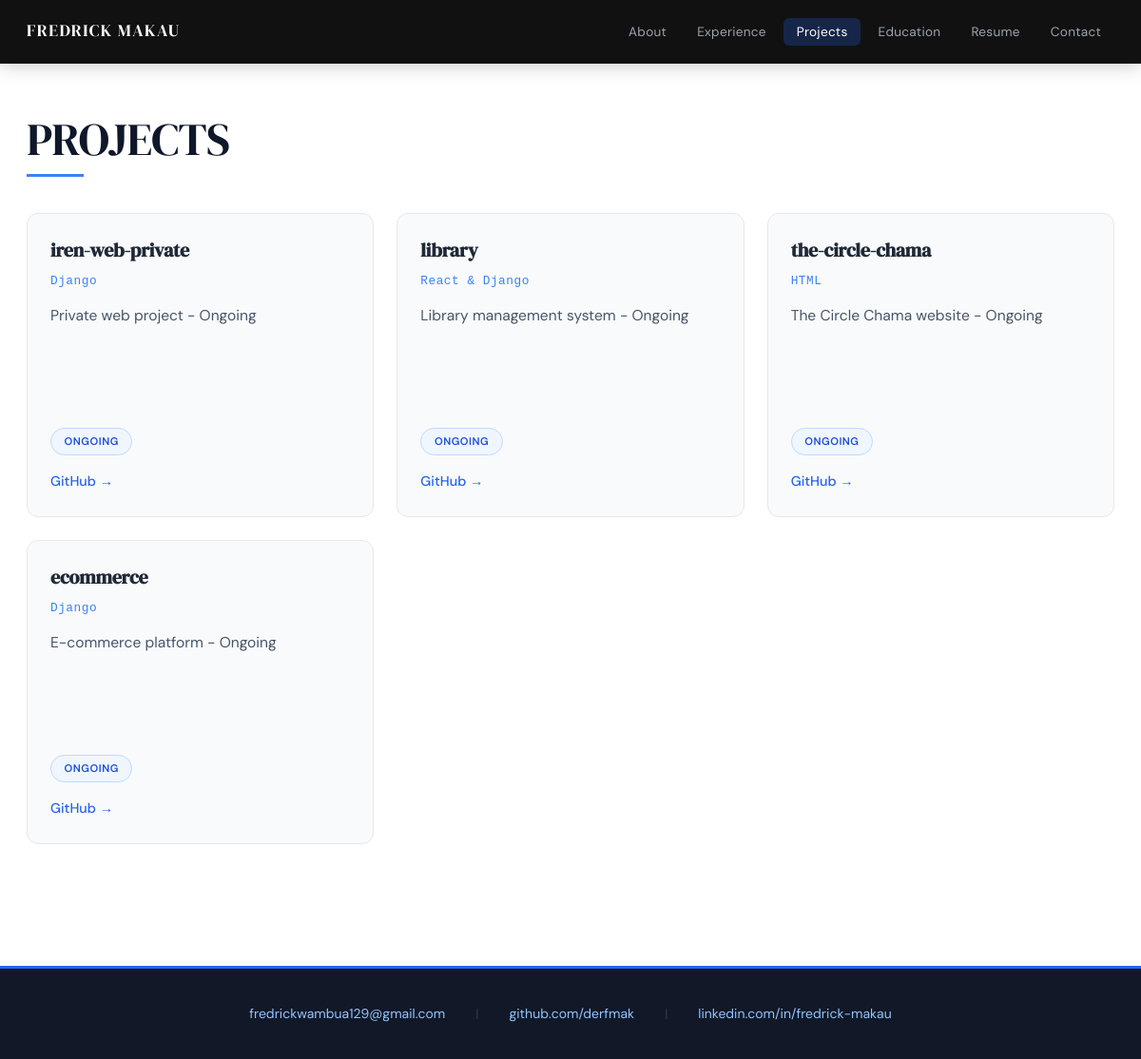
/projects/, run on the app's committed database.
### core/models.py (models this page shows)
class Project(models.Model):
    STATUS_CHOICES = [
        ('ongoing', 'Ongoing'),
        ('completed', 'Completed'),
    ]
    title = models.CharField(max_length=200)
    description = models.TextField(max_length=300)
    full_description = models.TextField(blank=True)
    image = models.ImageField(upload_to='projects/', blank=True, null=True)
    link = models.URLField(blank=True)
    github_link = models.URLField(blank=True)
    tech_stack = models.CharField(max_length=300)
    status = models.CharField(max_length=20, choices=STATUS_CHOICES, default='ongoing')
    featured = models.BooleanField(default=False)
    order = models.PositiveIntegerField(default=0)
    created_at = models.DateTimeField(auto_now_add=True)
    class Meta:
        ordering = ['order', '-created_at']

### core/views.py (the view)
def projects(request):
    projects_list = Project.objects.all()
    paginator = Paginator(projects_list, 8)
    page = request.GET.get('page')
    projects = paginator.get_page(page)
    return render(request, 'projects.html', {'projects': projects})

### templates/projects.html (shortened to what this page needs)
{% extends 'base.html' %}
{% load static %}
{% block content %}
<section class="projects-page">
    <h1 class="page-title">PROJECTS</h1>
    <div class="projects-grid">
        {% for project in projects %}
        <div class="project-tile {% if project.featured %}featured{% endif %}">
            <h3>{{ project.title }}</h3>
            <div class="project-tech">{{ project.tech_stack }}</div>
            <p class="project-description">{{ project.description }}</p>
            <div class="project-status">
                <span class="status-badge {% if project.status == 'ongoing' %}status-ongoing{% else %}status-completed{% endif %}">
                    {{ project.status|title }}
                </span>
            </div>
            <div class="project-links">
                {% if project.github_link %}
                    <a href="{{ project.github_link }}" target="_blank" class="project-link">GitHub →</a>
                {% endif %}
            </div>
        </div>
        {% empty %}
            <div class="empty-tile"></div>
            <div class="empty-tile"></div>
            <div class="empty-tile"></div>
            <div class="empty-tile"></div>
        {% endfor %}
    </div>
</section>
{% endblock %}

### static/css/style.css (style rules this page uses)
:root { --white: #ffffff; --off-white: #f8f9fb; --black: #0a0a0a; --navy: #111827; --blue-primary: #2563eb; --blue-light: #3b82f6; --blue-faint: #eff6ff; --blue-mid: #dbeafe; --text-primary: #0f172a; --text-secondary: #475569; --text-muted: #94a3b8; --border: #e2e8f0; --border-strong: #cbd5e1; --shadow-sm: 0 1px 3px rgba(0,0,0,0.06), 0 1px 2px rgba(0,0,0,0.04); --shadow-md: 0 4px 16px rgba(0,0,0,0.08), 0 2px 6px rgba(0,0,0,0.04); --shadow-lg: 0 12px 40px rgba(0,0,0,0.1), 0 4px 12px rgba(0,0,0,0.06); --transition-speed: 0.3s; --container-width: 1200px; --card-gray: #f8f9fb; --border-light: #e2e8f0; }
*, *::before, *::after { margin: 0; padding: 0; box-sizing: border-box; }
html { scroll-behavior: smooth; }
body { font-family: 'DM Sans', system-ui, sans-serif; background-color: var(--white); color: var(--text-primary); line-height: 1.65; min-height: 100vh; display: flex; flex-direction: column; -webkit-font-smoothing: antialiased; opacity: 0; animation: pageReveal 0.5s ease 0.05s forwards; }
a { color: inherit; text-decoration: none; }
.main-content > *:nth-child(1) { animation: fadeIn 0.5s cubic-bezier(0.22,1,0.36,1) 0.1s both; }
.main-content h1, .main-content h2, .main-content h3 { font-family: 'DM Serif Display', Georgia, serif; font-weight: 400; color: var(--text-primary); line-height: 1.2; letter-spacing: -0.01em; }
.main-content h1 { font-size: clamp(2rem, 4vw, 3rem); }
.main-content h3 { font-size: 1.15rem; }
.main-content p { color: var(--text-secondary); font-size: 0.975rem; line-height: 1.8; }
.main-content a:not(.btn):not(.nav-link):not(.contact-link) { color: var(--blue-primary); transition: color var(--transition-speed) ease; }
.project-status { margin: 0.5rem 0 1rem; }
.status-badge { display: inline-block; padding: 0.25rem 0.75rem; border-radius: 20px; font-size: 0.72rem; font-weight: 600; text-transform: uppercase; letter-spacing: 0.06em; }
.status-ongoing { background: #fef3c7; color: #92400e; border: 1px solid #fcd34d; }

### templates/projects.html (style rules this page uses)
.projects-page { max-width: 1200px; margin: 0 auto; }
.page-title { font-size: 2.5rem; font-weight: 700; margin-bottom: 3rem; color: #1f2937; position: relative; display: inline-block; }
.page-title::after { content: ''; position: absolute; bottom: -10px; left: 0; width: 60px; height: 3px; background: #3b82f6; }
.projects-grid { display: grid; grid-template-columns: repeat(4, 1fr); gap: 1.5rem; margin-bottom: 3rem; }
.project-tile, .empty-tile { background: #f9fafb; border: 1px solid #e5e7eb; border-radius: 12px; padding: 1.5rem; transition: all 0.3s ease; display: flex; flex-direction: column; position: relative; min-height: 320px; }
.project-tile h3 { font-size: 1.25rem; font-weight: 600; color: #1f2937; margin-bottom: 0.5rem; line-height: 1.4; padding-right: 1.5rem; }
.project-tech { font-family: 'JetBrains Mono', monospace; font-size: 0.8rem; color: #3b82f6; margin-bottom: 0.75rem; letter-spacing: 0.5px; }
.project-description { color: #4b5563; font-size: 0.9rem; line-height: 1.6; margin-bottom: 1rem; flex-grow: 1; }
.project-status { margin-bottom: 1rem; }
.status-badge { display: inline-block; padding: 0.25rem 0.85rem; border-radius: 20px; font-size: 0.7rem; font-weight: 600; text-transform: uppercase; letter-spacing: 0.5px; }
.status-ongoing { background: #eff6ff; color: #1d4ed8; border: 1px solid #bfdbfe; }
.project-links { display: flex; gap: 1rem; margin-top: auto; flex-wrap: wrap; }
.project-link { color: #3b82f6; text-decoration: none; font-size: 0.9rem; font-weight: 500; transition: all 0.3s ease; }
@media (max-width: 1200px) { .projects-grid { grid-template-columns: repeat(3, 1fr); } }

### data on the page
Project: title "iren-web-private", tech_stack "Django", description "Private web project - Ongoing", status "ONGOING"
Project: title "library", tech_stack "React & Django", description "Library management system - Ongoing", status "ONGOING"
Project: title "the-circle-chama", tech_stack "HTML", description "The Circle Chama website - Ongoing", status "ONGOING"
Project: title "ecommerce", tech_stack "Django", description "E-commerce platform - Ongoing", status "ONGOING"
